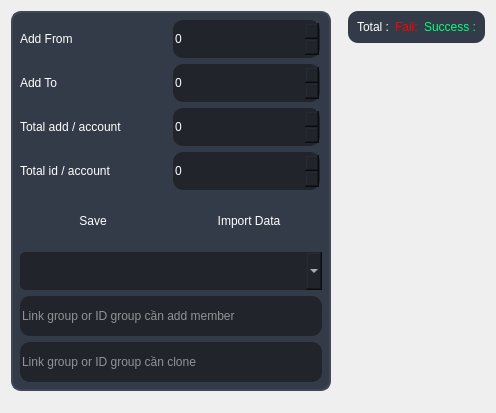
                   <widget class="QWidget" name="addmem">
                    <property name="styleSheet">
                     <string notr="true">color: rgb(255, 255, 255);
border-radius : 10px</string>
                    </property>
                    <layout class="QHBoxLayout" name="horizontalLayout_18">
                     <item alignment="Qt::AlignLeft">
                      <widget class="QFrame" name="frame_14">
                       <property name="frameShape">
                        <enum>QFrame::StyledPanel</enum>
                       </property>
                       <property name="frameShadow">
                        <enum>QFrame::Raised</enum>
                       </property>
                       <layout class="QVBoxLayout" name="verticalLayout_24">
                        <property name="leftMargin">
                         <number>0</number>
                        </property>
                        <property name="topMargin">
                         <number>0</number>
                        </property>
                        <property name="rightMargin">
                         <number>11</number>
                        </property>
                        <property name="bottomMargin">
                         <number>11</number>
                        </property>
                        <item>
                         <widget class="QWidget" name="widget_14" native="true">
                          <property name="minimumSize">
                           <size>
                            <width>320</width>
                            <height>0</height>
                           </size>
                          </property>
                          <property name="maximumSize">
                           <size>
                            <width>320</width>
                            <height>16777215</height>
                           </size>
                          </property>
                          <property name="styleSheet">
                           <string notr="true">#widget_14{
background-color: rgb(52, 59, 72);
border: 2px solid rgb(64, 71, 88);
}
</string>
                          </property>
                          <layout class="QVBoxLayout" name="verticalLayout_23">
                           <item alignment="Qt::AlignTop">
                            <widget class="QFrame" name="frame_16">
                             <property name="minimumSize">
                              <size>
                               <width>300</width>
                               <height>0</height>
                              </size>
                             </property>
                             <property name="maximumSize">
                              <size>
                               <width>300</width>
                               <height>16777215</height>
                              </size>
                             </property>
                             <property name="frameShape">
                              <enum>QFrame::StyledPanel</enum>
                             </property>
                             <property name="frameShadow">
                              <enum>QFrame::Raised</enum>
                             </property>
                             <layout class="QGridLayout" name="gridLayout_7">
                              <property name="leftMargin">
                               <number>0</number>
                              </property>
                              <property name="topMargin">
                               <number>0</number>
                              </property>
                              <property name="rightMargin">
                               <number>0</number>
                              </property>
                              <property name="bottomMargin">
                               <number>0</number>
                              </property>
                              <item row="1" column="0">
                               <widget class="QLabel" name="label_3">
                                <property name="styleSheet">
                                 <string notr="true">color: rgb(255, 255, 255);</string>
                                </property>
                                <property name="text">
                                 <string>Add To</string>
                                </property>
                               </widget>
                              </item>
                              <item row="0" column="0">
                               <widget class="QLabel" name="label">
                                <property name="styleSheet">
                                 <string notr="true">color: rgb(255, 255, 255);</string>
                                </property>
                                <property name="text">
                                 <string>Add From</string>
                                </property>
                               </widget>
                              </item>
                              <item row="0" column="1">
                               <widget class="QSpinBox" name="spinBox_2">
                                <property name="minimumSize">
                                 <size>
                                  <width>0</width>
                                  <height>38</height>
                                 </size>
                                </property>
                                <property name="styleSheet">
                                 <string notr="true">background-color: rgb(33, 37, 43);</string>
                                </property>
                                <property name="maximum">
                                 <number>999999999</number>
                                </property>
                                <property name="singleStep">
                                 <number>10</number>
                                </property>
                               </widget>
                              </item>
                              <item row="1" column="1">
                               <widget class="QSpinBox" name="spinBox_3">
                                <property name="minimumSize">
                                 <size>
                                  <width>0</width>
                                  <height>38</height>
                                 </size>
                                </property>
                                <property name="styleSheet">
                                 <string notr="true">background-color: rgb(33, 37, 43);</string>
                                </property>
                                <property name="maximum">
                                 <number>999999999</number>
                                </property>
                                <property name="singleStep">
                                 <number>10</number>
                                </property>
                               </widget>
                              </item>
                              <item row="2" column="0">
                               <widget class="QLabel" name="label_4">
                                <property name="styleSheet">
                                 <string notr="true">color: rgb(255, 255, 255);</string>
                                </property>
                                <property name="text">
                                 <string>Total add / account</string>
                                </property>
                               </widget>
                              </item>
                              <item row="2" column="1">
                               <widget class="QSpinBox" name="spinBox">
                                <property name="minimumSize">
                                 <size>
                                  <width>0</width>
                                  <height>38</height>
                                 </size>
                                </property>
                                <property name="styleSheet">
                                 <string notr="true">background-color: rgb(33, 37, 43);</string>
                                </property>
                                <property name="maximum">
                                 <number>999999999</number>
                                </property>
                                <property name="singleStep">
                                 <number>10</number>
                                </property>
                               </widget>
                              </item>
                              <item row="3" column="1">
                               <widget class="QSpinBox" name="spinBox_4">
                                <property name="minimumSize">
                                 <size>
                                  <width>0</width>
                                  <height>38</height>
                                 </size>
                                </property>
                                <property name="styleSheet">
                                 <string notr="true">background-color: rgb(33, 37, 43);</string>
                                </property>
                                <property name="maximum">
                                 <number>999999999</number>
                                </property>
                                <property name="singleStep">
                                 <number>10</number>
                                </property>
                               </widget>
                              </item>
                              <item row="3" column="0">
                               <widget class="QLabel" name="label_5">
                                <property name="styleSheet">
                                 <string notr="true">color: rgb(255, 255, 255);</string>
                                </property>
                                <property name="text">
                                 <string>Total id / account</string>
                                </property>
                               </widget>
                              </item>
                             </layout>
                            </widget>
                           </item>
                           <item alignment="Qt::AlignBottom">
                            <widget class="QFrame" name="frame_17">
                             <property name="font">
                              <font>
                               <family>Alata</family>
                               <pointsize>10</pointsize>
                               <weight>50</weight>
                               <italic>false</italic>
                               <bold>false</bold>
                              </font>
                             </property>
                             <property name="frameShape">
                              <enum>QFrame::StyledPanel</enum>
                             </property>
                             <property name="frameShadow">
                              <enum>QFrame::Raised</enum>
                             </property>
                             <layout class="QGridLayout" name="gridLayout_9">
                              <property name="leftMargin">
                               <number>0</number>
                              </property>
                              <property name="topMargin">
                               <number>5</number>
                              </property>
                              <property name="rightMargin">
                               <number>0</number>
                              </property>
                              <property name="bottomMargin">
                               <number>5</number>
                              </property>
                              <property name="horizontalSpacing">
                               <number>10</number>
                              </property>
                              <property name="verticalSpacing">
                               <number>12</number>
                              </property>
                              <item row="1" column="1">
                               <widget class="QPushButton" name="pushButton_6">
                                <property name="minimumSize">
                                 <size>
                                  <width>0</width>
                                  <height>40</height>
                                 </size>
                                </property>
                                <property name="text">
                                 <string>Import Data</string>
                                </property>
                               </widget>
                              </item>
                              <item row="1" column="0">
                               <widget class="QPushButton" name="pushButton_7">
                                <property name="minimumSize">
                                 <size>
                                  <width>0</width>
                                  <height>40</height>
                                 </size>
                                </property>
                                <property name="text">
                                 <string>Save</string>
                                </property>
                               </widget>
                              </item>
                             </layout>
                            </widget>
                           </item>
                           <item>
                            <widget class="QComboBox" name="comboBox_6">
                             <property name="minimumSize">
                              <size>
                               <width>240</width>
                               <height>38</height>
                              </size>
                             </property>
                             <property name="styleSheet">
                              <string notr="true">QComboBox{
font: 10pt &quot;Alata&quot;;
background-color: rgb(33, 37, 43);
color: rgb(255, 255, 255);
	border-radius: 5px;

	padding: 5px;
	padding-left: 10px;
}
QComboBox:hover{
	border: 2px solid rgb(64, 71, 88);
}
QComboBox QAbstractItemView {
color: rgb(170, 0, 255);
	background-color: rgb(239, 238, 254);
	padding: 10px;
	selection-background-color: rgb(39, 44, 54);
	border:none
}</string>
                             </property>
                            </widget>
                           </item>
                           <item>
                            <widget class="QLineEdit" name="lineEdit_6">
                             <property name="minimumSize">
                              <size>
                               <width>0</width>
                               <height>40</height>
                              </size>
                             </property>
                             <property name="maximumSize">
                              <size>
                               <width>16777215</width>
                               <height>16777215</height>
                              </size>
                             </property>
                             <property name="styleSheet">
                              <string notr="true">background-color: rgb(33, 37, 43);</string>
                             </property>
                             <property name="placeholderText">
                              <string>Link group or ID group cần add member</string>
                             </property>
                            </widget>
                           </item>
                           <item>
                            <widget class="QLineEdit" name="lineEdit_4">
                             <property name="minimumSize">
                              <size>
                               <width>0</width>
                               <height>40</height>
                              </size>
                             </property>
                             <property name="styleSheet">
                              <string notr="true">background-color: rgb(33, 37, 43);</string>
                             </property>
                             <property name="placeholderText">
                              <string>Link group or ID group cần clone</string>
                             </property>
                            </widget>
                           </item>
                          </layout>
                         </widget>
                        </item>
                       </layout>
                      </widget>
                     </item>
                     <item>
                      <widget class="QFrame" name="frame_13">
                       <property name="frameShape">
                        <enum>QFrame::StyledPanel</enum>
                       </property>
                       <property name="frameShadow">
                        <enum>QFrame::Raised</enum>
                       </property>
                       <layout class="QVBoxLayout" name="verticalLayout_31">
                        <property name="spacing">
                         <number>0</number>
                        </property>
                        <property name="leftMargin">
                         <number>0</number>
                        </property>
                        <property name="topMargin">
                         <number>0</number>
                        </property>
                        <property name="rightMargin">
                         <number>0</number>
                        </property>
                        <property name="bottomMargin">
                         <number>0</number>
                        </property>
                        <item alignment="Qt::AlignTop">
                         <widget class="QFrame" name="frame_29">
                          <property name="styleSheet">
                           <string notr="true">background-color: rgb(52, 59, 72);</string>
                          </property>
                          <property name="frameShape">
                           <enum>QFrame::StyledPanel</enum>
                          </property>
                          <property name="frameShadow">
                           <enum>QFrame::Raised</enum>
                          </property>
                          <layout class="QHBoxLayout" name="horizontalLayout_19">
                           <item alignment="Qt::AlignTop">
                            <widget class="QLabel" name="total_mem">
                             <property name="text">
                              <string>Total :</string>
                             </property>
                            </widget>
                           </item>
                           <item alignment="Qt::AlignTop">
                            <widget class="QLabel" name="thatbaistt">
                             <property name="styleSheet">
                              <string notr="true">color: rgb(255, 0, 0);</string>
                             </property>
                             <property name="text">
                              <string>Fail:</string>
                             </property>
                            </widget>
                           </item>
                           <item alignment="Qt::AlignTop">
                            <widget class="QLabel" name="stt_thanhcong">
                             <property name="styleSheet">
                              <string notr="true">color: rgb(0, 255, 127);</string>
                             </property>
                             <property name="text">
                              <string>Success :</string>
                             </property>
                            </widget>
                           </item>
                          </layout>
                         </widget>
                        </item>
                        <item>
                         <widget class="QFrame" name="frame_28">
                          <property name="frameShape">
                           <enum>QFrame::StyledPanel</enum>
                          </property>
                          <property name="frameShadow">
                           <enum>QFrame::Raised</enum>
                          </property>
                          <layout class="QVBoxLayout" name="verticalLayout_30">
                           <property name="leftMargin">
                            <number>0</number>
                           </property>
                           <property name="rightMargin">
                            <number>0</number>
                           </property>
                          </layout>
                         </widget>
                        </item>
                       </layout>
                      </widget>
                     </item>
                    </layout>
                   </widget>
